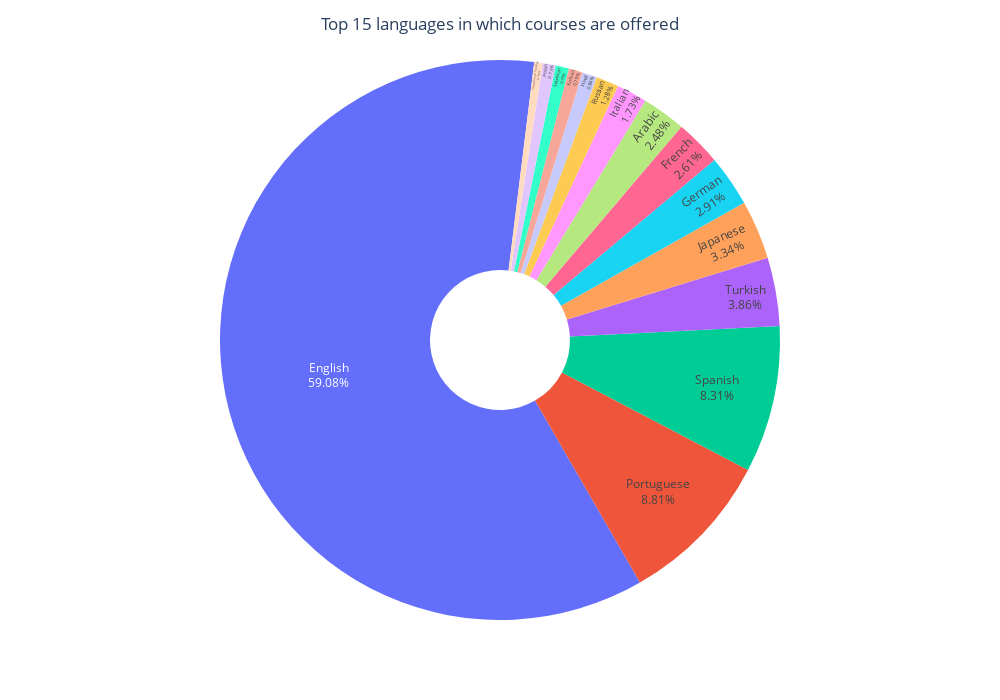

Notebook source saved alongside this figure:
### Markdown cell above
## Language Distribution of Udemy Courses

Based on the course dataset, Udemy offers courses in 79 languages. The top three languages are:

- **English**: 59% of the courses
- **Portuguese**: 8.8% of the courses
- **Spanish**: 8.3% of the courses

The top 15 languages in which the courses are offered are visualized in the pie chart below.

### Code cell
import plotly.express as px

share_of_languages_top_15 = round(dcom['language'].value_counts() * 100 / len(dcom), 2)[:15]

fig = px.pie(share_of_languages_top_15, values=share_of_languages_top_15.values, 
             names=share_of_languages_top_15.index, hole=0.25,
            )
fig.update_traces(textposition='inside', texttemplate = '%{label}<br>%{value}%', rotation=150)
fig.update_layout(title_text='Top 15 languages in which courses are offered', title_x=0.5, showlegend=False)
fig.update_layout(
    title_text='Top 15 languages in which courses are offered',
    title_x=0.5,
    showlegend=False,
    width=1000,  
    height=700   
)

fig.show()

### Figure 1 — Plotly figure (JSON) as saved in the notebook; plotly's stock layout.template omitted (floating-point values rounded to 4 significant figures)
{"data": [{"domain": {"x": [0, 1], "y": [0, 1]}, "hole": 0.25, "hovertemplate": "language=%{label}<br>value=%{value}<extra></extra>", "labels": ["English", "Portuguese", "Spanish", "Turkish", "Japanese", "German", "French", "Arabic", "Italian", "Russian", "Hindi", "Korean", "Indonesian", "Polish", "Traditional Chinese"], "legendgroup": "", "name": "", "rotation": 150, "showlegend": true, "textposition": "inside", "texttemplate": "%{label}<br>%{value}%", "type": "pie", "values": [59.08, 8.81, 8.31, 3.86, 3.34, 2.91, 2.61, 2.48, 1.73, 1.28, 0.84, 0.79, 0.75, 0.73, 0.48]}], "layout": {"height": 700, "legend": {"tracegroupgap": 0}, "margin": {"t": 60}, "showlegend": false, "title": {"text": "Top 15 languages in which courses are offered", "x": 0.5}, "width": 1000}}
